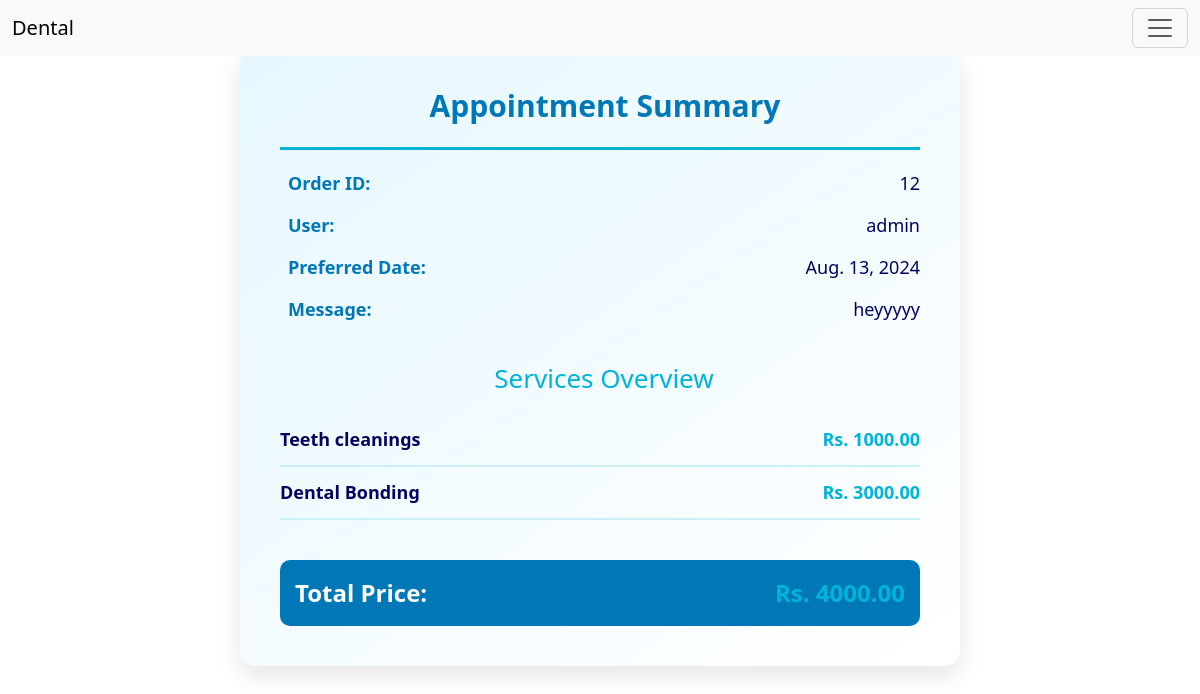
The app's page /appoint/appointment_details/12/ with its own data.
### appoint/models.py (models this page shows, shortened)
class app(models.Model):
    user=models.ForeignKey(User, on_delete=models.CASCADE ,null=True)
    app_service=models.ManyToManyField(service, through='appitem')
    created_at= models.DateTimeField(auto_now_add=True,null=True)
    total_amount=models.DecimalField(max_digits=7,decimal_places=2,null=True)
    finalized = models.BooleanField(default=False)
    preferred_date = models.DateField(null=True)
    message = models.TextField(blank=True, null=True)
    STATUS_CHOICES = [
        ('Pending', 'Pending'),
        ('Confirmed', 'Confirmed'),
        ('Completed', 'Completed'),
        ('Cancelled', 'Cancelled'),
    ]
    status = models.CharField(max_length=10, choices=STATUS_CHOICES, default='Pending')

class appitem(models.Model):
     app=models.ForeignKey(app, on_delete=models.CASCADE,null=True)
     app_service=models.ForeignKey(service, on_delete=models.CASCADE,null=True)

### services/models.py (models this page shows)
class service(models.Model):
    name= models.CharField( max_length=50)
    detail= models.TextField()
    price=models.CharField(max_length=50)
    piccture= models.FileField(upload_to='service/',null=True ,blank=True)

### appoint/views.py (the view)
# urls.py: path('appointment_details/<int:pk>/', appointment_details, name='appointment_details'),
def appointment_details(request, pk):
    appointment = app.objects.get(pk=pk)
    appitems = appointment.appitem_set.all()
    return render(request, 'appointment/appoint_details.html', {'appointment': appointment,'appitems': appitems})

### templates/appointment/appoint_details.html (shortened to what this page needs)
{% extends "cust/base.html" %}
{% block page %}
<div class="container my-5">
    <div class="row justify-content-center">
        <div class="col-lg-8">
            <div class="appointment-card">
                <div class="appointment-header">
                    <h2> Appointment Summary</h2>
                </div>
                <div class="appointment-details">
                    <div class="detail-item">
                        <span class="detail-title"> Order ID:</span>
                        <span class="detail-value">{{ appointment.id }}</span>
                    </div>
                    <div class="detail-item">
                        <span class="detail-title"> User:</span>
                        <span class="detail-value">{{ appointment.user.username }}</span>
                    </div>
                    <div class="detail-item">
                        <span class="detail-title"> Preferred Date:</span>
                        <span class="detail-value">{{ appointment.preferred_date }}</span>
                    </div>
                    <div class="detail-item">
                        <span class="detail-title"> Message:</span>
                        <span class="detail-value">{{ appointment.message }}</span>
                    </div>
                </div>
                <div class="services-overview">
                    <h3> Services Overview</h3>
                    <ul class="service-list">
                        {% for item in appitems %}
                        <li class="service-item">
                            <span class="service-name">{{ item.app_service.name }}</span>
                            <span class="service-price">Rs. {{ item.app_service.price|floatformat:2 }}</span>
                        </li>
                        {% endfor %}
                    </ul>
                </div>
                <div class="total-price">
                    <span>Total Price:</span>
                    <span class="price-amount">Rs. {{ appointment.total_amount|floatformat:2 }}</span>
                </div>
            </div>
        </div>
    </div>
</div>
{% endblock page %}

### templates/appointment/appoint_details.html (style rules this page uses)
.appointment-card { background: linear-gradient(145deg, #e6f7ff, #ffffff); border-radius: 15px; padding: 40px; box-shadow: 0 10px 25px rgba(0, 0, 0, 0.1); transition: transform 0.3s ease-in-out; }
.appointment-header { border-bottom: 3px solid #00b4d8; margin-bottom: 20px; padding-bottom: 15px; text-align: center; }
.appointment-header h2 { font-size: 30px; font-weight: bold; color: #0077b6; }
.appointment-details { margin-bottom: 40px; }
.detail-item { display: flex; justify-content: space-between; align-items: center; margin-bottom: 15px; font-size: 18px; }
.detail-title { font-weight: 700; color: #0077b6; display: flex; align-items: center; }
.detail-value { font-weight: 500; color: #03045e; }
.services-overview h3 { font-size: 26px; margin-bottom: 20px; color: #00b4d8; text-align: center; }
.service-list { list-style: none; padding: 0; }
.service-item { display: flex; justify-content: space-between; padding: 12px 0; border-bottom: 2px solid #caf0f8; font-size: 18px; }
.service-name { font-weight: 600; color: #03045e; }
.service-price { font-weight: 600; color: #00b4d8; }
.total-price { display: flex; justify-content: space-between; font-size: 24px; font-weight: bold; color: #03045e; margin-top: 40px; background: #0077b6; color: white; padding: 15px; border-radius: 10px; }
.price-amount { color: #00b4d8; }

### records on screen
app: id "12", user.username "admin", preferred_date "Aug. 13, 2024", message "heyyyyy", total_amount "4000.00"
appitem: app_service.name "Teeth cleanings", app_service.price "1000.00"
appitem: app_service.name "Dental Bonding", app_service.price "3000.00"
